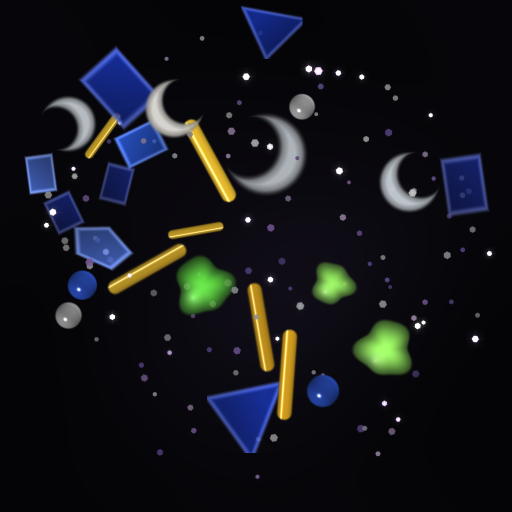
#> input picture kaleidoscope/ref/dump/cell_back.png, 1024 x 1024 px, found by its file name (shown at 1/2 size)
$ python two_layer_test.py
#> lines starting #> are read from the running program, lines starting #| are printed output that depends on the picture
### kaleidoscope/tools/ref_scope.py
# -*- coding: utf-8 -*-
"""
参照実装 SCOPE_FS (E:/Dropbox/claude/APP/kaleidoscope/index.html 754-816行) を
Python の浮動小数点でそのまま書き写したもの。

目的は2つ。
  1. Verilog を書く前に、アルゴリズムの理解が正しいか目で確かめる
  2. 固定小数点版 (段2) と見比べるための「正解画像」を作る

  使い方:  python tools/ref_scope.py [出力PNG]
"""
import sys
import math
import numpy as np
from PIL import Image

W, H = 1280, 720
CELL_N = 512            # セル画像の一辺 (PL では URAM に置く)

# ---- 筒の寸法 (cm) ----
TUBE_R   = 2.25         # 筒の内側の半径 = セルの半径
Z_MIRROR = 0.3          # のぞき穴 → 鏡の手前の端
Z_CELL   = 12.2         # のぞき穴 → セル手前層
MIRROR_R = 2.05         # 鏡の三角形の外接円

POINTS   = 8            # ポイント数。頂角 = 180/POINTS 度
MIRROR   = 3            # 3 = 3枚鏡, 2 = 底辺は黒
FOCAL    = 0.85         # 画角 (zoom=1)
MAX_REFL = 20           # 最大反射回数
LOSS     = 0.92         # 1回の反射で残る光の割合 (= 1 - 0.2*fade, fade=0.4)


def mirror_geometry(points):
    """参照実装 mirrorGeometry() と同じ。壁3枚 (外向き法線 nx,ny と位置 d) と頂点3つ"""
    R = MIRROR_R
    al = math.pi / points
    A = (0.0, R)
    B = (R * math.cos(1.5 * math.pi - al), R * math.sin(1.5 * math.pi - al))
    C = (R * math.cos(1.5 * math.pi + al), R * math.sin(1.5 * math.pi + al))
    cen = ((A[0] + B[0] + C[0]) / 3.0, (A[1] + B[1] + C[1]) / 3.0)

    def wall(P, Q):
        ex, ey = Q[0] - P[0], Q[1] - P[1]
        l = math.hypot(ex, ey)
        ex, ey = ex / l, ey / l
        nx, ny = ey, -ex
        # 法線を外向きに揃える (重心と逆を向かせる)
        if (cen[0] - P[0]) * nx + (cen[1] - P[1]) * ny > 0:
            nx, ny = -nx, -ny
        return (nx, ny, P[0] * nx + P[1] * ny)

    walls = [wall(A, B), wall(A, C), wall(B, C)]   # [0][1]=長い鏡, [2]=底辺
    return walls, [A, B, C]


# [116 lines left out: functions make_test_cell, sample_cell, render, not called in this run]


# [5 lines that do not run on import are left out]

### kaleidoscope/tools/two_layer_test.py
# -*- coding: utf-8 -*-
"""奥層/手前層の2層合成を入れると、参照実装との差がどれだけ縮まるかを測る。

参照実装 SCOPE_FS の該当部分:
    c  = p / TUBE_R                       手前層をサンプルする位置
    cB = (p + dir*sl*CELL_GAP) / TUBE_R   奥層はさらに CELL_GAP 進んだ位置
    F  = front(c)
    sh = front(c + (0.012,-0.016)).a      ぼかして影に使う
    B  = back(cB) * (1 - 0.5*sh)
    col = F.rgb + B*(1 - F.a)

光線を正規化していないので dir*sl はそのまま我々の dir になる。

  使い方:  python tools/two_layer_test.py
"""
import sys
import numpy as np
from PIL import Image
from scipy.ndimage import uniform_filter          # 影のぼかし用
sys.path.insert(0, "tools")
import ref_scope as R

CELL_GAP = 0.35


def fold_trace():
    """折り返しを回して、最終位置 p・方向 dir・反射回数・合わせ目・黒を返す"""
    walls, verts = R.mirror_geometry(R.POINTS)
    wn = np.array([[w[0], w[1]] for w in walls])
    wd = np.array([w[2] for w in walls])

    W, H = R.W, R.H
    px, py = np.meshgrid(np.arange(W), np.arange(H))
    sp = np.stack([(px + .5 - .5 * W) / H, (.5 * H - (py + .5)) / H], -1)
    slope = sp / R.FOCAL

    p = slope * R.Z_MIRROR
    d = slope.copy()
    remain = np.full(p.shape[:2], R.Z_CELL - R.Z_MIRROR)
    nrefl = np.zeros(p.shape[:2])
    seam = np.ones(p.shape[:2])
    done = np.zeros(p.shape[:2], bool)
    for w in range(3):
        done |= (p @ wn[w]) > wd[w]
    black = done.copy()

    for _ in range(R.MAX_REFL):
        dn = np.stack([d @ wn[w] for w in range(3)], -1)
        a = np.maximum(np.stack([wd[w] - (p @ wn[w]) for w in range(3)], -1), 0.0)
        valid = dn > 1e-12
        t = np.where(valid, a / np.where(valid, dn, 1.0), np.inf)
        wi = np.argmin(t, -1)
        tb = np.take_along_axis(t, wi[..., None], -1)[..., 0]
        hit = (~done) & np.isfinite(tb) & (tb < remain)
        fin = (~done) & (~hit)
        p = np.where(fin[..., None], p + d * remain[..., None], p)
        done |= fin
        if not hit.any():
            break
        p = np.where(hit[..., None], p + d * tb[..., None], p)
        remain = np.where(hit, remain - tb, remain)
        dv2 = np.min(np.stack([np.sum((p - np.array(v)) ** 2, -1) for v in verts], -1), -1)
        e = 0.03 + 0.004 * nrefl
        u = np.clip(np.sqrt(dv2) / np.maximum(e, 1e-9), 0, 1)
        seam = np.where(hit, seam * (0.35 + 0.65 * (u * u * (3 - 2 * u))), seam)
        ns = wn[wi]
        d = np.where(hit[..., None], d - 2 * np.sum(d * ns, -1, keepdims=True) * ns, d)
        nrefl = np.where(hit, nrefl + 1, nrefl)
    p = np.where((~done)[..., None], p + d * remain[..., None], p)
    return p, d, nrefl, seam, black, sp


def sample(img, c):
    n = img.shape[0]
    ix = np.clip(((c[..., 0] + 1) * 0.5 * n).astype(np.int32), 0, n - 1)
    iy = np.clip(((c[..., 1] + 1) * 0.5 * n).astype(np.int32), 0, n - 1)
    return img[iy, ix]


def shade(col, nrefl, seam, black, sp):
    col = col * (R.LOSS ** nrefl * seam)[..., None]
    col = np.where(black[..., None], np.array([0.01, 0.009, 0.013]), col)
    return np.clip(col * (1.0 - 0.3 * np.sum(sp * sp, -1))[..., None], 0, 1)


if __name__ == "__main__":
    back = np.asarray(Image.open("ref/dump/cell_back.png").convert("RGBA"), dtype=np.float64) / 255.0
    front = np.asarray(Image.open("ref/dump/cell_front.png").convert("RGBA"), dtype=np.float64) / 255.0
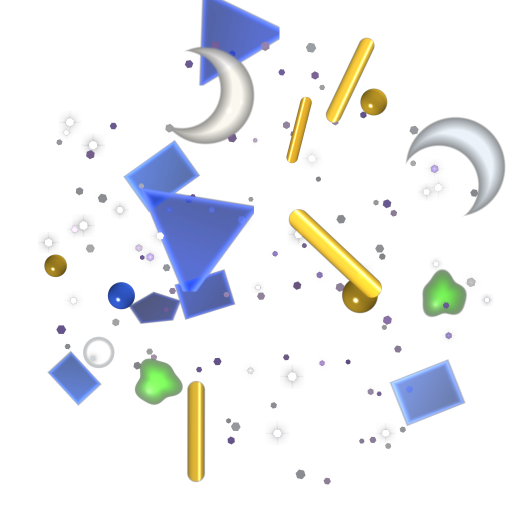
#> input picture kaleidoscope/ref/dump/cell_front.png, 1024 x 1024 px, found by its file name (shown at 1/2 size)
    ref = np.asarray(Image.open("ref/dump/scope_ref.png").convert("RGB"), dtype=np.int32)[::-1]
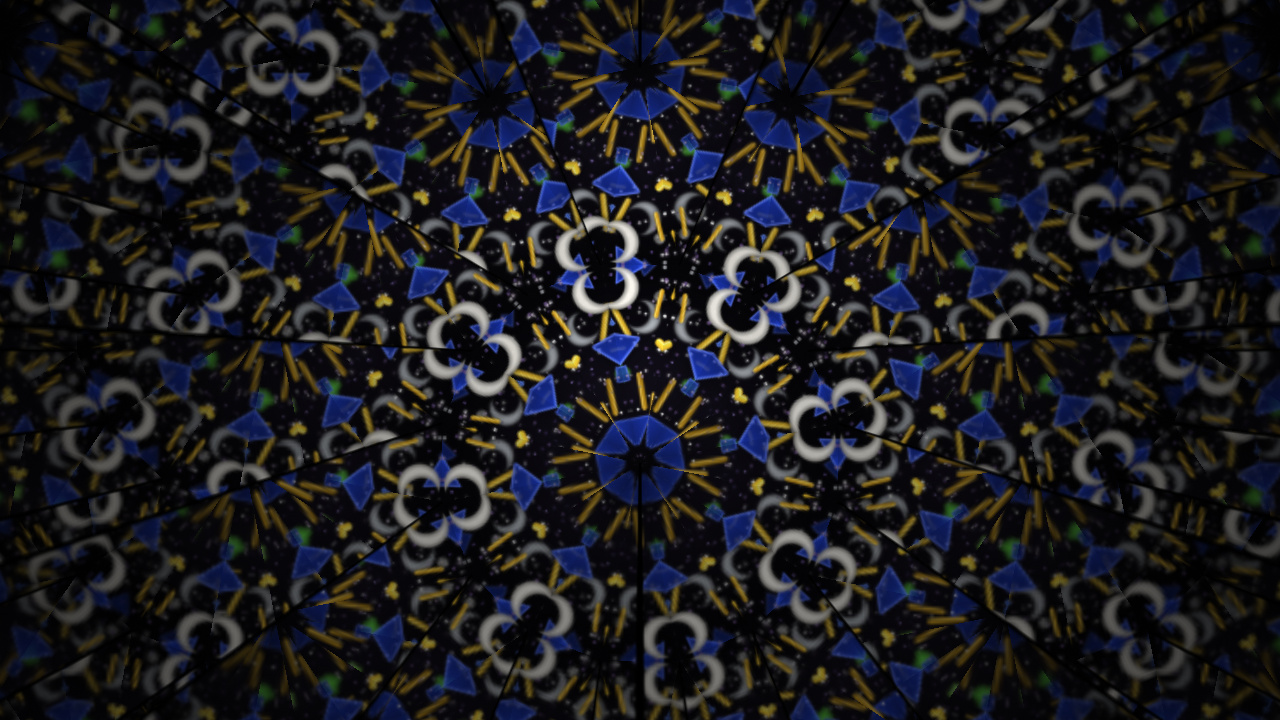
#> input picture kaleidoscope/ref/dump/scope_ref.png, 1280 x 720 px, found by its file name

    p, d, nrefl, seam, black, sp = fold_trace()
    c  = p / R.TUBE_R
    cB = (p + d * CELL_GAP) / R.TUBE_R

    # 影は手前層のαをずらしてぼかしたもの (参照は lod+2 相当のぼかし)
    fa_blur = uniform_filter(front[..., 3], size=8)

    print("%-44s %-10s %s" % ("実装", "平均差", "16/255超"))

    # (1) 1枚に合成 (いまの RTL と同じ)
    comp = np.clip(front[..., :3] + back[..., :3] * (1 - front[..., 3:4]), 0, 1)
    out1 = shade(sample(comp, c), nrefl, seam, black, sp) * 255
    dd = np.abs(out1 - ref)
    print("%-44s %-10.2f %.1f%%" % ("1枚に合成 (いまの RTL)", dd.mean(), 100*(dd.max(-1) > 16).mean()))
#| 1枚に合成 (いまの RTL)                              16.54      41.8%

    # (2) 2層。視差あり、影なし
    F = sample(front, c)
    B = sample(back[..., :3], cB)
    out2 = shade(F[..., :3] + B * (1 - F[..., 3:4]), nrefl, seam, black, sp) * 255
    dd = np.abs(out2 - ref)
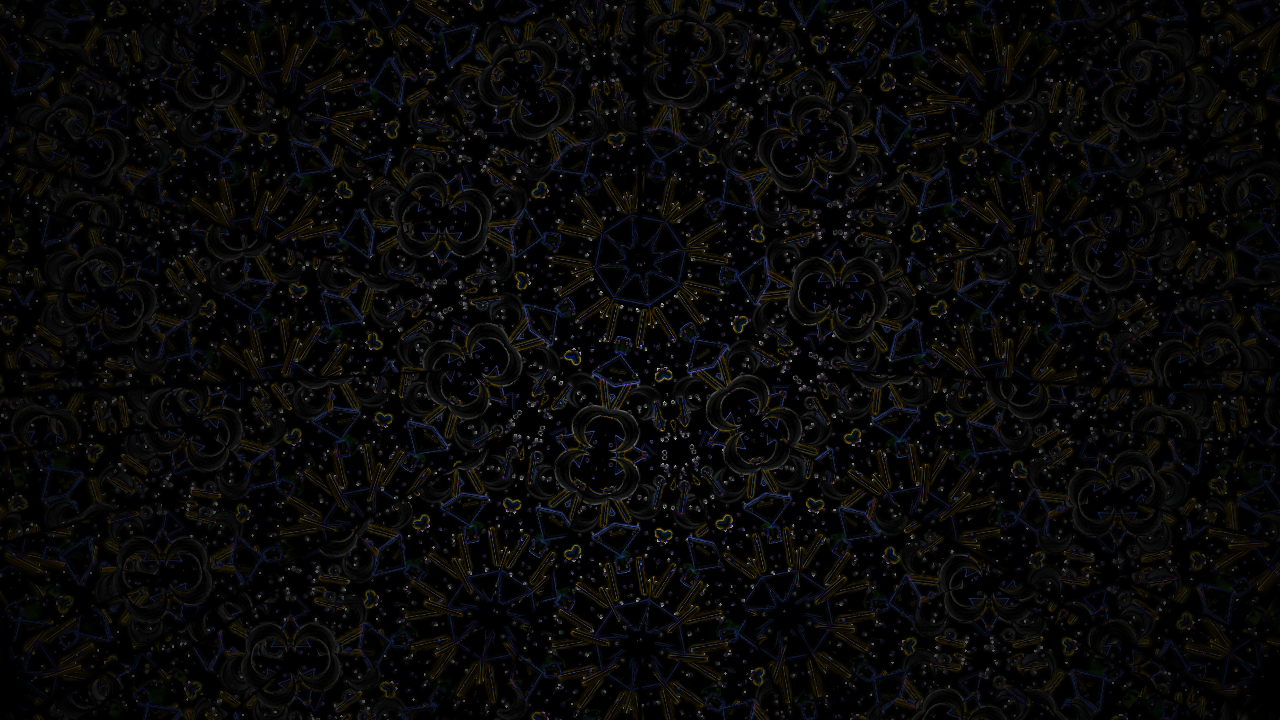
#> dd: shape (720, 1280, 3) float64; mean R, G, B 9.3, 8.9, 8.6
    print("%-44s %-10.2f %.1f%%" % ("2層 + 視差", dd.mean(), 100*(dd.max(-1) > 16).mean()))
#| 2層 + 視差                                      8.94       25.4%

    # (3) 2層。視差 + 影
    sh = sample(fa_blur[..., None], c + np.array([0.012, -0.016]))[..., 0]
#> in sample (call 4), `ix = np.clip(((c[..., 0] + 1) * 0.5 * n).astype(np.int32), 0, n - 1)`:
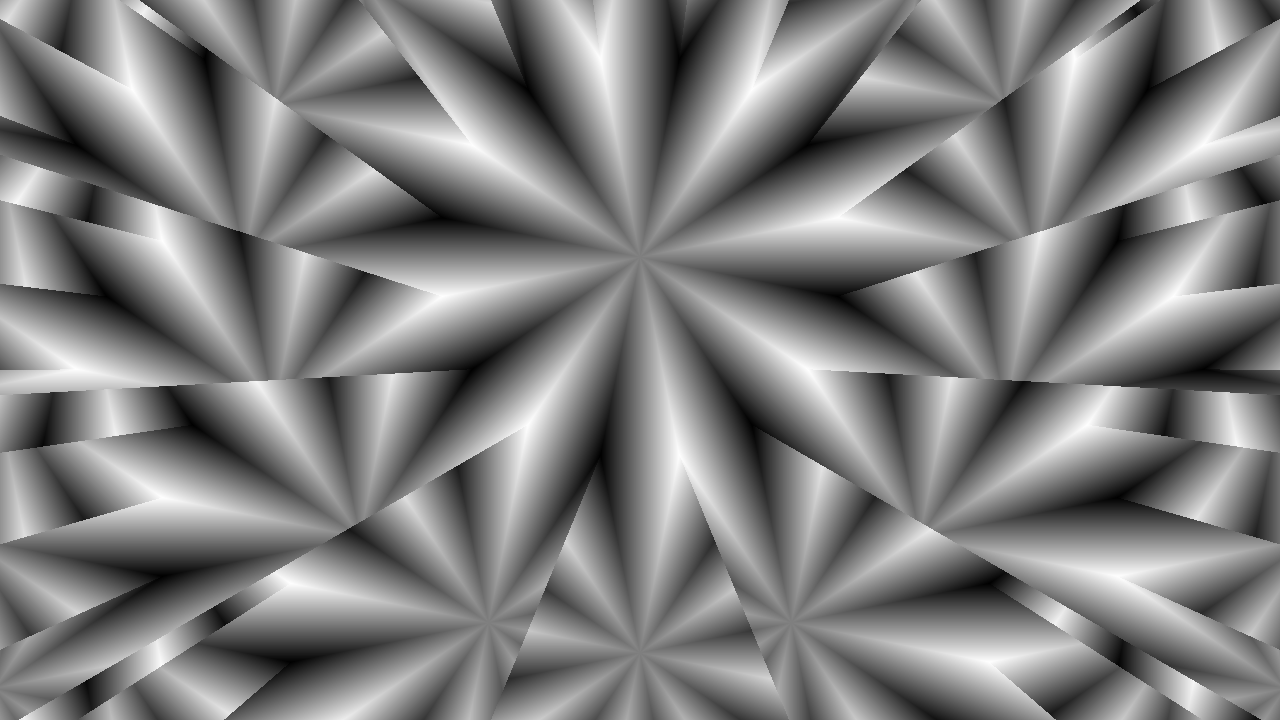
#> ix: shape (720, 1280) int32; min 339, max 696, mean 517.6; drawn with min black and max white
#> in sample (call 4), `iy = np.clip(((c[..., 1] + 1) * 0.5 * n).astype(np.int32), 0, n - 1)`:
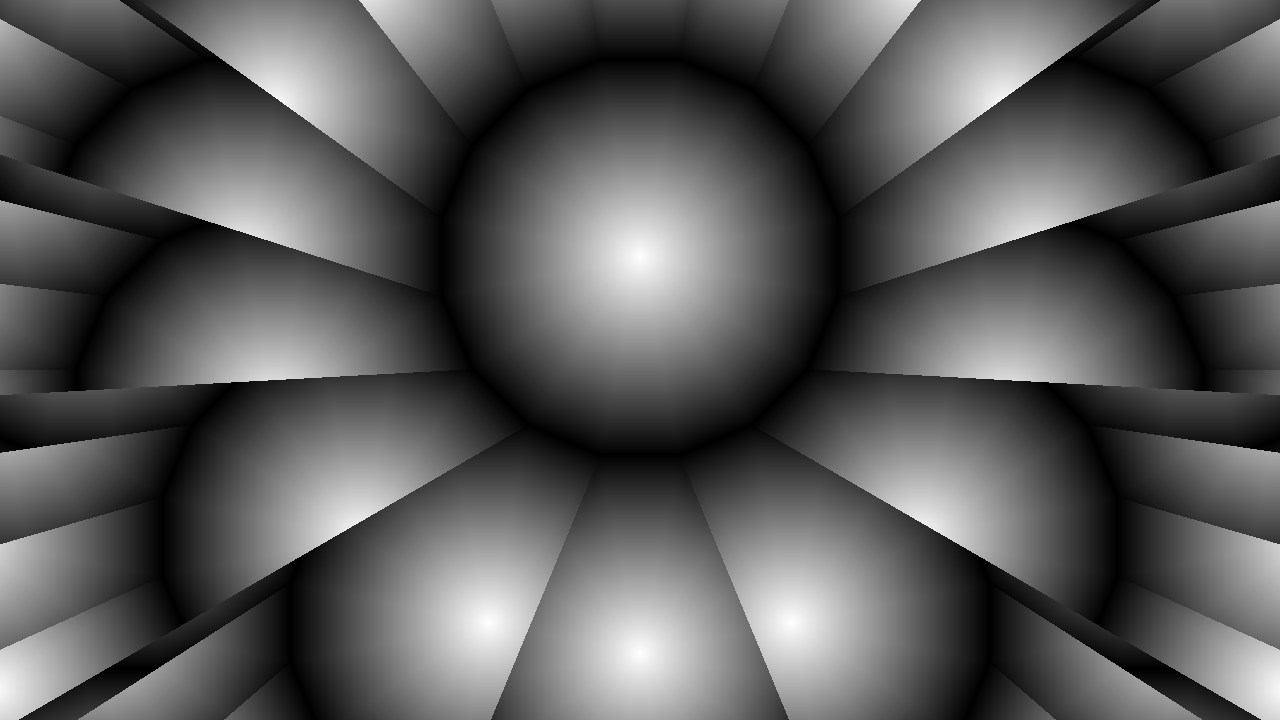
#> iy: shape (720, 1280) int32; min 72, max 969, mean 386.8; drawn with min black and max white
#> in sample (call 4), `return img[iy, ix]`:
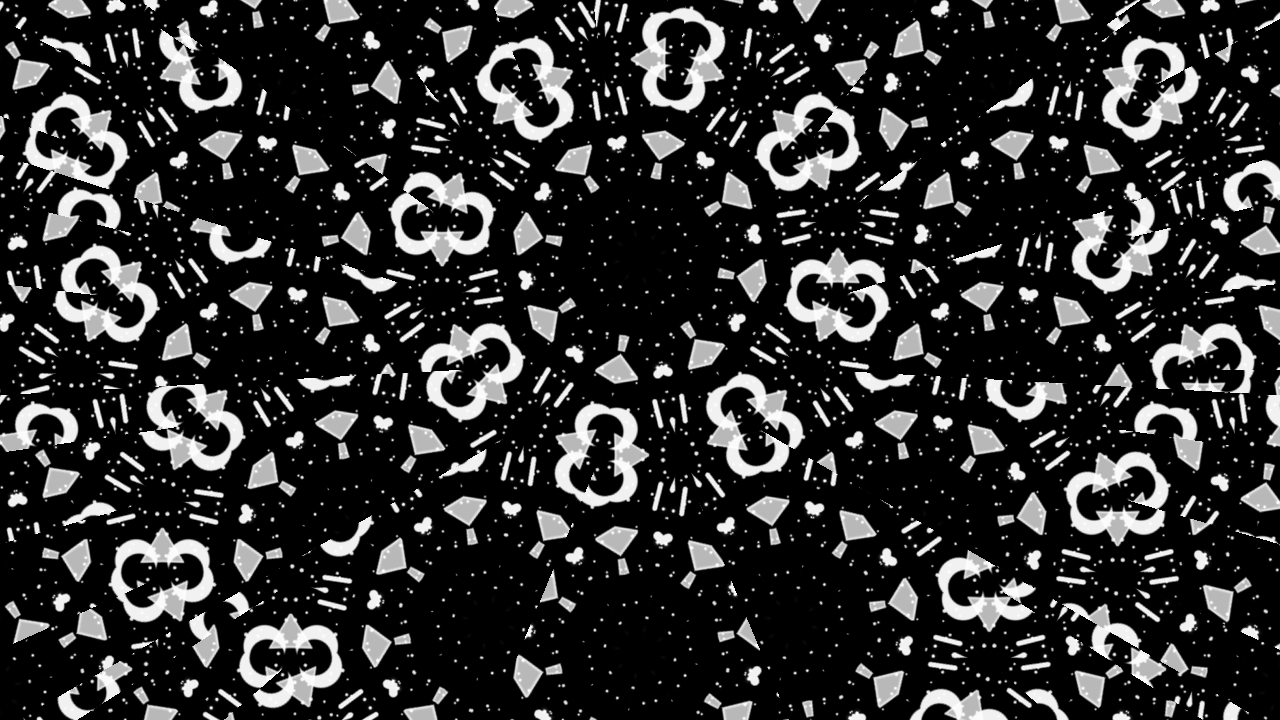
#> returned value: shape (720, 1280, 1) float64; min -1.96e-15, max 1, mean 0.191; drawn with min black and max white
    out3 = shade(F[..., :3] + B * (1 - 0.5 * sh)[..., None] * (1 - F[..., 3:4]),
                 nrefl, seam, black, sp) * 255
    dd = np.abs(out3 - ref)
    print("%-44s %-10.2f %.1f%%" % ("2層 + 視差 + 影 (参照実装と同じ)", dd.mean(), 100*(dd.max(-1) > 16).mean()))
#| 2層 + 視差 + 影 (参照実装と同じ)                        8.88       25.1%

    Image.fromarray(out3.astype(np.uint8)).save("sim/two_layer.png")
    print("wrote sim/two_layer.png")
